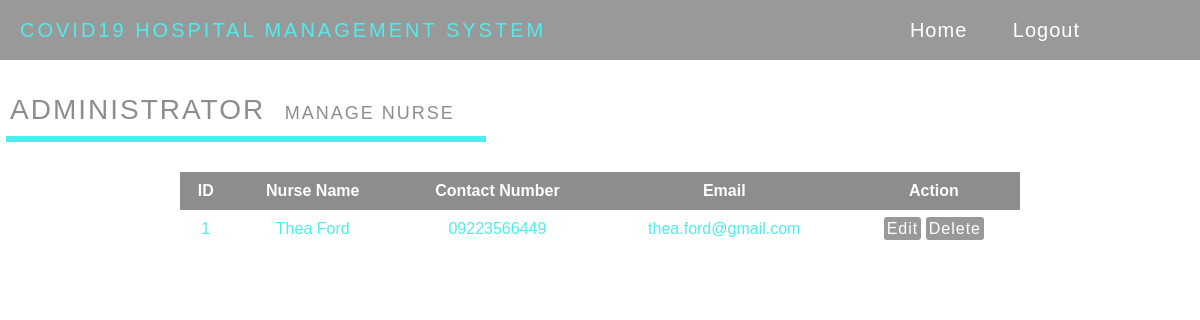
Screenshot of /admin/manage-nrs.php with the database file from the repository.
### tables this page shows
CREATE TABLE `nurse` (
  `nurse_ID` int(11) NOT NULL,
  `nFullName` varchar(255) NOT NULL,
  `nUsername` varchar(255) NOT NULL,
  `nPassword` varchar(255) NOT NULL,
  `nEmail` varchar(255) NOT NULL,
  `nNumber` varchar(50) NOT NULL,
  `nAge` int(20) NOT NULL,
  `nBirthday` date NOT NULL,
  `nAddress` varchar(255) NOT NULL,
  `nGender` varchar(255) NOT NULL,
  `nProfilepic` varchar(255) NOT NULL
);

### admin/manage-nrs.php (the view, shortened to what this page needs)
<?php
	include('../include/config.php');
?>
<!DOCTYPE html>
<html lang="en">
	<head>
		<link rel="stylesheet" href="styles.css">
	</head>
	<body>
		<div class="wrapper" id="wrapper">
			<div class="top_navbar">
				<div class="menu">
					<div class="logo">COVID19 Hospital Management System</div>
					<li><a href="home.php">Home</a>
					<a href="../include/logout.php" onClick="return confirm('Are you sure you want to logout?')">Logout</a></li>
				</div>
			</div>
			<p>ADMINISTRATOR&nbsp <small>MANAGE NURSE</small></p>
			<hr>
			<table>
				<thead>
				<tr>
				<th>ID</th>
				<th>Nurse Name</th>
				<th>Contact Number</th>
				<th>Email</th>
				<th>Action</th>
				</tr>
				</thead>
				<tbody>
				<?php
					$sql=mysqli_query($conn,"select * from nurse");
					while($row=mysqli_fetch_array($sql)) {
				?>
				<tr>
				<td><?php echo $row['nurse_ID'];?></td>
				<td><?php echo $row['nFullName'];?></td>
				<td><?php echo $row['nNumber'];?></td>
				<td><?php echo $row['nEmail'];?></td>
				<td>
				<a href="edit-nrs.php?id=<?php echo $row['nurse_ID'];?>" class="icn" tooltip-placement="top" tooltip="Edit">Edit</a>
				<a href="manage-nrs.php?id=<?php echo $row['nurse_ID']?>&del=delete" onClick="return confirm('Are you sure you want to delete?')" class="icn" tooltip-placement="top" tooltip="Remove">Delete</a>
				</td></tr>
				<?php } ?>
				</tbody>
		</table>
		</div>
	</body>
</html>

### admin/styles.css (style rules this page uses)
* { margin: 0; padding: 0; list-style: none; box-sizing: border-box; text-decoration: none; font-family: Helvetica; }
li, a { font-size: 20px; text-decoration: none; color: #999; }
.wrapper { width: 100%; height: 100%; }
.top_navbar { background: #999; height: 60px; display: flex; position: fixed; width: 100%; top: 0; }
.top_navbar .menu { width: calc(100% - 80px); height: 100%; display: flex; justify-content: space-between; align-items: center; padding: 0 20px; }
.top_navbar .menu .logo { color: #50ebec; text-transform: uppercase; letter-spacing: 3px; font-size: 20px; }
.top_navbar .menu li a { color: white; padding: 10px; text-decoration: none; display: inline-block; letter-spacing: 1px; font-size: 20px; margin: 0 10px; }
p { margin-top: 7%; padding: 10px; color: #8d8d8d; font-size: 28px; letter-spacing: 2px; }
small { font-size: 18px; }
hr { margin-left: .5%; width: 40%; padding: 3px; background: #50ebec; border: none; }
table { margin-top: 30px; margin-left: 15%; border-collapse: collapse; width: 70%; color: #50ebec; font-size: 16px; text-align: center; }
td { padding: 10px; }
th { background-color: #8d8d8d; color: white; padding: 10px; }
.icn { padding: 3px; border-radius: 3px; background-color: #999; font-size: 16px; color: #fff; cursor: pointer; letter-spacing: 1px; }

### rows the page displays
nurse: nurse_ID "1", nFullName "Thea Ford", nNumber "09223566449", nEmail "thea.ford@gmail.com"
